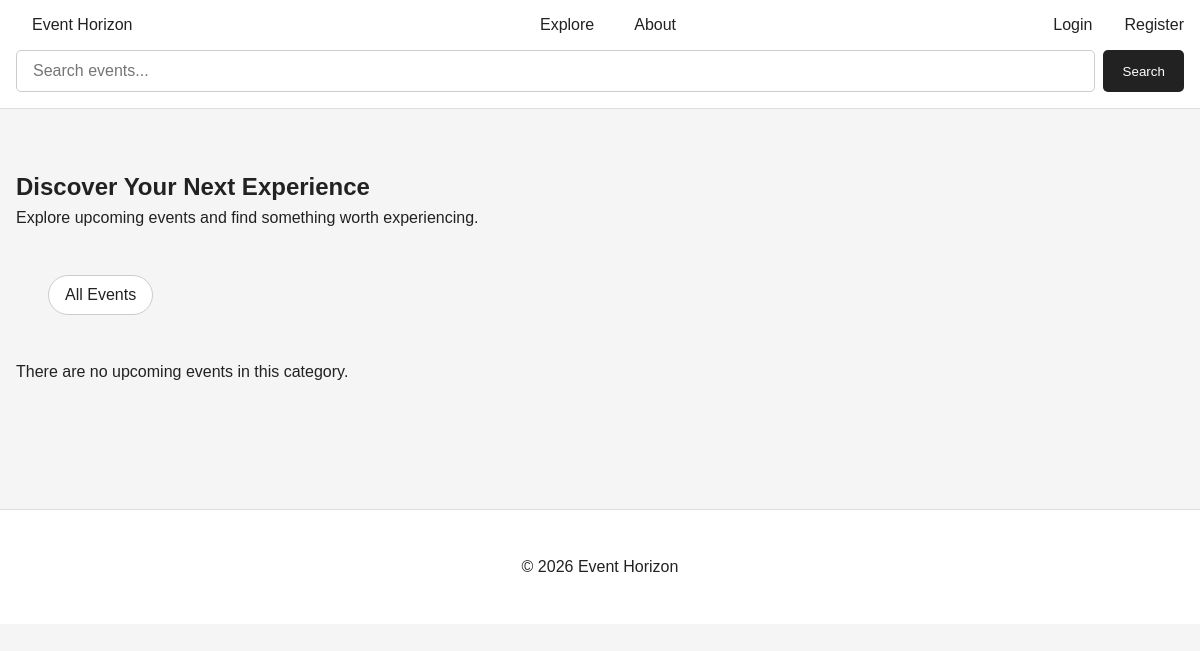
The page /events/?category=1 on the database as committed earlier.
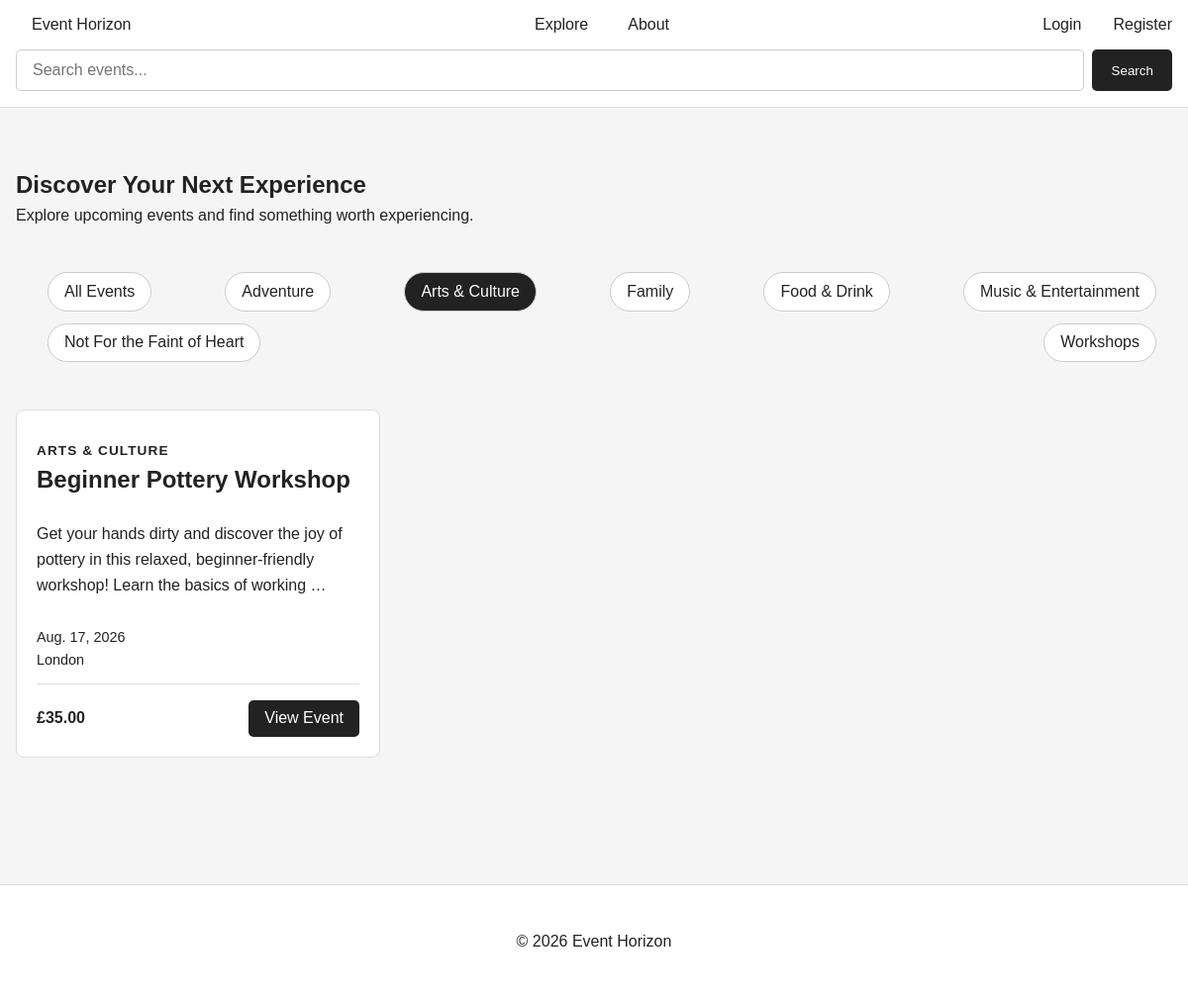
The same page on the database as committed later.
### events/models.py (models this page shows, shortened)
class Category(models.Model):
    name = models.CharField(max_length=100)
    class Meta:
        verbose_name_plural = 'Categories'
        ordering = ['name']

class Event(models.Model):
    category = models.ForeignKey(
        Category,
        on_delete=models.CASCADE,
        related_name='events'
    )
    name = models.CharField(max_length=200)
    description = models.TextField()
    location = models.CharField(max_length=255)
    date = models.DateField()
    time = models.TimeField()
    price = models.DecimalField(
        max_digits=8,
        decimal_places=2
    )
    capacity = models.PositiveIntegerField()
    image = models.ImageField(
        upload_to='events/',
        blank=True,
        null=True
    )
    active = models.BooleanField(default=True)
    is_special = models.BooleanField(default=False)
    created_at = models.DateTimeField(auto_now_add=True)
    updated_at = models.DateTimeField(auto_now=True)
    class Meta:
        ordering = ['date', 'time']

### events/views.py (the view, shortened to what this page needs)
# urls.py: path('', views.event_list, name='event_list'),
def event_list(request):
    search_query = request.GET.get('q', '').strip()
    category_id = request.GET.get('category')
    events = Event.objects.filter(active=True)
    categories = Category.objects.all()
    if category_id:
        events = events.filter(category_id=category_id)
    return render(
        request,
        'events/event_list.html',
        {
            'events': events,
            'categories': categories,
            'selected_category': category_id,
            'search_query': search_query,
        }
    )

### templates/events/event_list.html (shortened to what this page needs)
{% extends "base.html" %}
{% block content %}
<section class="events-page">
    <div class="events-header">
        <h1>Discover Your Next Experience</h1>
        <p>
            Explore upcoming events and find something worth experiencing.
        </p>
    </div>
    <nav class="category-filter" aria-label="Event categories">
        <a
            href="{% url 'event_list' %}{% if search_query %}?q={{ search_query|urlencode }}{% endif %}"
            class="{% if not selected_category %}active{% endif %}"
        >
            All Events
        </a>
        {% for category in categories %}
            <a
                href="{% url 'event_list' %}?category={{ category.id }}{% if search_query %}&q={{ search_query|urlencode }}{% endif %}"
                class="{% if selected_category == category.id|stringformat:'s' %}active{% endif %}"
            >
                {{ category.name }}
            </a>
        {% endfor %}
    </nav>
    {% if events %}
        <div class="event-grid">
            {% for event in events %}
                <article class="event-card">
                    <div class="event-card-content">
                        <p class="event-category">
                            {{ event.category.name }}
                        </p>
                        <h2>{{ event.name }}</h2>
                        <p class="event-card-description">
                            {{ event.description|truncatewords:20 }}
                        </p>
                        <div class="event-card-details">
                            <span>
                                {{ event.date }}
                            </span>
                            <span>
                                {{ event.location }}
                            </span>
                        </div>
                        <div class="event-card-footer">
                            <strong>
                                £{{ event.price }}
                            </strong>
                            <a
                                href="{% url 'event_detail' event.id %}"
                                class="event-view-button"
                            >
                                View Event
                            </a>
                        </div>
                    </div>
                </article>
            {% endfor %}
        </div>
    {% else %}
        <p>There are no upcoming events in this category.</p>
    {% endif %}
</section>
{% endblock %}

Rows that differ between the two databases and show on the page:
added Category: name "Adventure"
added Category: name "Arts & Culture"
added Category: name "Family"
added Category: name "Food & Drink"
added Category: name "Music & Entertainment"
added Category: name "Not For the Faint of Heart"
added Category: name "Workshops"
added Event: category.name "ARTS & CULTURE", name "Beginner Pottery Workshop", description "Get your hands dirty and discover the joy of pottery in this relaxed, beginner-friendly workshop! Learn the basics of working …", date "Aug. 17, 2026", location "London", price "35.00"
Other text that changed with them:
text no longer shown: "There are no upcoming events in this category."
